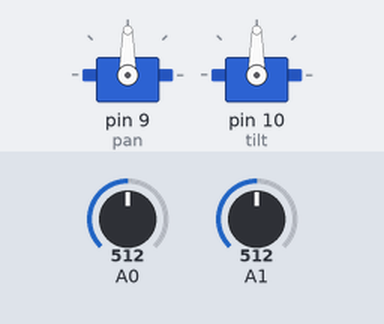
Bench run of a sketch on a simulated Arduino Uno, built with avr-gcc and run on an emulated ATmega328P. Shown: 2 × servo. The test bench sets the inputs (shaded band); at power-on: A0 = 512, A1 = 512.

Above: at 1.2 s.
1.3 s: A0 set to 716
At 2.4 s:
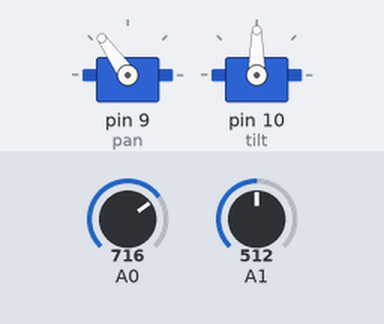
2.8 s: A1 set to 716
At 3.6 s:
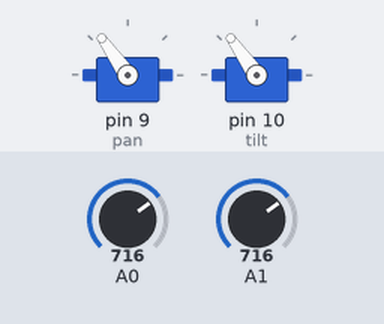
4.3 s: A0 set to 900
At 4.7 s:
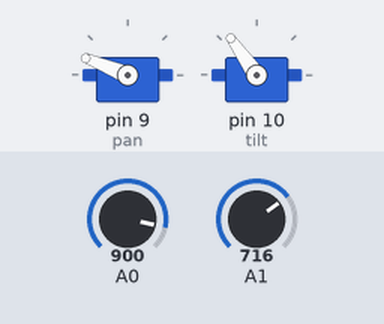
5.8 s: A1 set to 900
At 7.0 s:
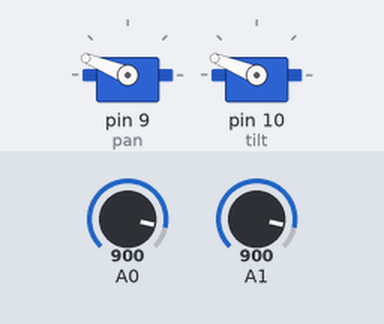
7.3 s: A0 set to 1023
At 8.2 s:
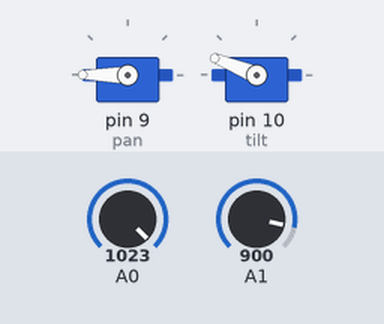
8.8 s: A1 set to 1023
At 9.3 s:
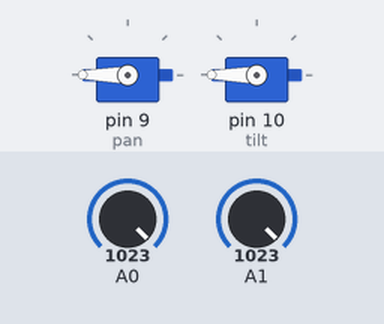
Timing chart, 0 to 11.3 s (numbered marks = the images above; inputs shaded):
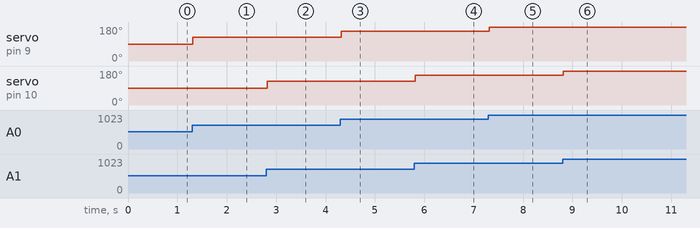

Measured:
- after the input at 1.3 s, servo on pin 9 (pan): 90° → 125° at once
- after the input at 2.8 s, servo on pin 10 (tilt): 90° → 125° at once
- after the input at 4.3 s, servo on pin 9 (pan): 125° → 158° at once
- after the input at 5.8 s, servo on pin 10 (tilt): 125° → 158° at once
- after the input at 7.3 s, servo on pin 9 (pan): 158° → 180° at once
- after the input at 8.8 s, servo on pin 10 (tilt): 158° → 180° at once

The sketch:

pan-tilt.ino
```cpp
// Reference solution: pot "panpot" (A0) sets the pan servo on D9, pot "tiltpot" (A1) the tilt servo on D10,
// each over 0..180 degrees; the assembly maps them to -90..90 degrees of pan and 0..60 degrees of tilt.
#include <Servo.h>

Servo pan, tilt;

void setup() {
  pan.attach(9);
  tilt.attach(10);
}

void loop() {
  pan.write(map(analogRead(A0), 0, 1023, 0, 180));
  tilt.write(map(analogRead(A1), 0, 1023, 0, 180));
  delay(15);
}
```
